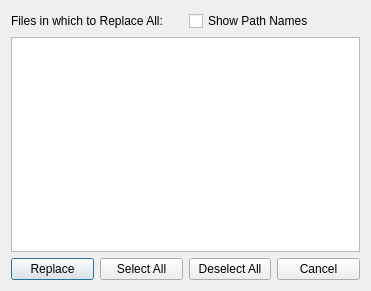
<?xml version="1.0" encoding="UTF-8"?>
<ui version="4.0">
 <class>DialogMultiReplace</class>
 <widget class="QDialog" name="DialogMultiReplace">
  <property name="geometry">
   <rect>
    <x>0</x>
    <y>0</y>
    <width>371</width>
    <height>291</height>
   </rect>
  </property>
  <property name="windowTitle">
   <string>Replace All in Multiple Documents</string>
  </property>
  <layout class="QVBoxLayout" name="verticalLayout">
   <item>
    <layout class="QHBoxLayout" name="horizontalLayout">
     <item>
      <widget class="QLabel" name="label">
       <property name="text">
        <string>Files in which to Replace All:</string>
       </property>
      </widget>
     </item>
     <item>
      <widget class="QCheckBox" name="checkShowPaths">
       <property name="text">
        <string>Show Path Names</string>
       </property>
      </widget>
     </item>
    </layout>
   </item>
   <item>
    <widget class="QListView" name="listFiles">
     <property name="selectionMode">
      <enum>QAbstractItemView::MultiSelection</enum>
     </property>
    </widget>
   </item>
   <item>
    <layout class="QHBoxLayout" name="horizontalLayout_2">
     <item>
      <widget class="QPushButton" name="buttonReplace">
       <property name="text">
        <string>Replace</string>
       </property>
       <property name="icon">
        <iconset theme="edit-find-replace">
         <normaloff>.</normaloff>.</iconset>
       </property>
      </widget>
     </item>
     <item>
      <widget class="QPushButton" name="buttonSelectAll">
       <property name="text">
        <string>Select All</string>
       </property>
       <property name="icon">
        <iconset theme="edit-select-all">
         <normaloff>.</normaloff>.</iconset>
       </property>
      </widget>
     </item>
     <item>
      <widget class="QPushButton" name="buttonDeselectAll">
       <property name="text">
        <string>Deselect All</string>
       </property>
      </widget>
     </item>
     <item>
      <widget class="QPushButton" name="buttonCancel">
       <property name="text">
        <string>Cancel</string>
       </property>
       <property name="icon">
        <iconset theme="dialog-cancel">
         <normaloff>.</normaloff>.</iconset>
       </property>
      </widget>
     </item>
    </layout>
   </item>
  </layout>
 </widget>
 <resources/>
 <connections>
  <connection>
   <sender>buttonCancel</sender>
   <signal>clicked()</signal>
   <receiver>DialogMultiReplace</receiver>
   <slot>reject()</slot>
   <hints>
    <hint type="sourcelabel">
     <x>364</x>
     <y>224</y>
    </hint>
    <hint type="destinationlabel">
     <x>345</x>
     <y>244</y>
    </hint>
   </hints>
  </connection>
 </connections>
</ui>
